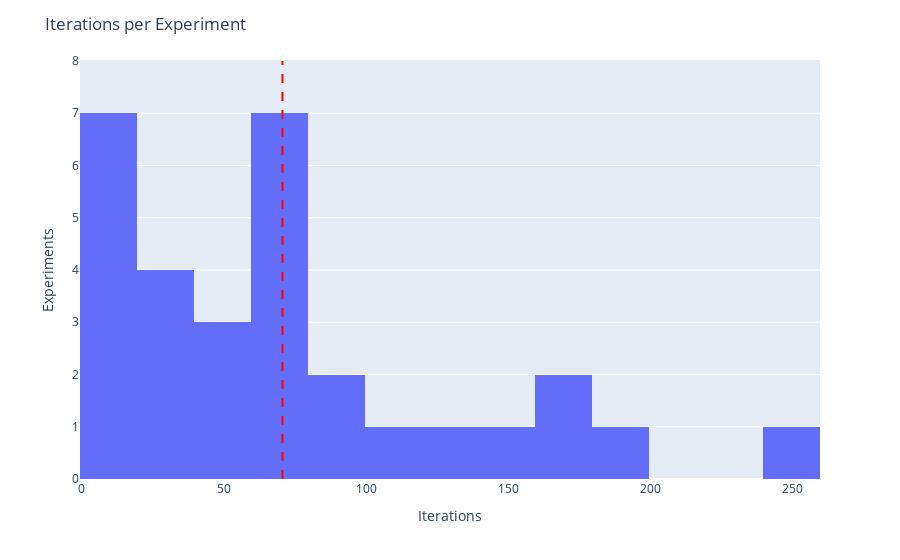

The notebook cell this image was saved under:
### Code cell
iterations_per_experiment(results[0])

### Figure 1 — Plotly figure (JSON) as saved in the notebook; plotly's stock layout.template omitted (floating-point values rounded to 4 significant figures)
{"data": [{"alignmentgroup": "True", "bingroup": "x", "hovertemplate": "x=%{x}<br>count=%{y}<extra></extra>", "legendgroup": "", "marker": {"color": "#636efa", "pattern": {"shape": ""}}, "name": "", "nbinsx": 20, "offsetgroup": "", "orientation": "v", "showlegend": false, "type": "histogram", "x": [54, 26, 5, 242, 126, 177, 66, 152, 62, 7, 69, 68, 53, 1, 46, 76, 109, 16, 25, 170, 85, 75, 1, 22, 1, 99, 1, 24, 198, 63], "xaxis": "x", "yaxis": "y"}], "layout": {"barmode": "relative", "legend": {"tracegroupgap": 0}, "margin": {"t": 60}, "shapes": [{"line": {"color": "red", "dash": "dash", "width": 2}, "type": "line", "x0": 70.63, "x1": 70.63, "y0": 0, "y1": 8}], "title": {"text": "Iterations per Experiment"}, "xaxis": {"anchor": "y", "domain": [0, 1], "title": {"text": "Iterations"}}, "yaxis": {"anchor": "x", "domain": [0, 1], "title": {"text": "Experiments"}}}}
